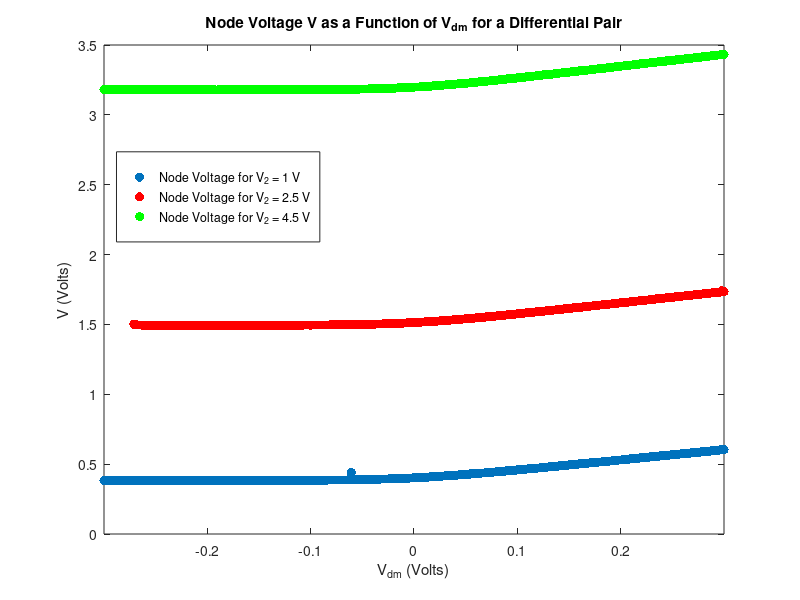

Reproduce this figure in MATLAB.
%node voltage weak inversion

load('Exp1_Vb0.5_V21_Data.mat');
Vdm1 = linspace(-0.3,0.3,500);
V1 = Exp1_Vb1_V;

load('Exp1_Vb0.5_V22.5_Data.mat');
Vdm2 = linspace(-0.3,0.3,500);
V2 = Exp1_Vb25_V;

load('Exp1_Vb0.5_ V24.5_Data.mat')
Vdm3 = linspace(-0.3,0.3,500);
V3 = Exp1_Vb45_V;


plot(Vdm1,V1,'.','MarkerSize',20); hold on;
plot(Vdm2(25:end),V2(25:end),'r.','MarkerSize',20);
plot(Vdm3,V3,'g.','MarkerSize',20);

xlabel('V_{dm} (Volts)')
ylabel('V (Volts)');
title('Node Voltage V as a Function of V_{dm} for a Differential Pair');
leg = legend('Node Voltage for V_2 = 1 V','Node Voltage for V_2 = 2.5 V','Node Voltage for V_2 = 4.5 V','Location','NorthWest');
xlim([-0.3 0.3])
set(leg,'Position',[0.1456    0.5968    0.2042    0.1502]);
% set(leg,'FontSize',20);